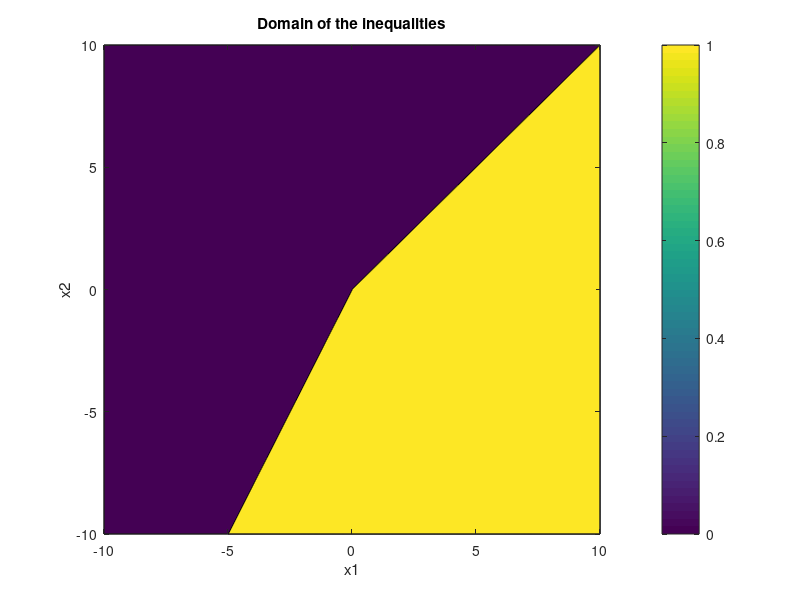

The MATLAB source for this figure:
close all; clear; clc;

% Define the inequalities g_i(x) in terms of x(1) and x(2)
% Example: For g1(x) = x(1) - 2*x(2) <= 0
g{1} = @(x) - 2*x(1) + x(2);
g{2} = @(x) - x(1) + x(2);
%g{3} = @(x) -x(1);
% Define additional inequalities if needed
% For example:
% g{2} = @(x) x(1) + x(2) - 3 <= 0;

% Define the range of x1 and x2
x1 = linspace(-10, 10, 1000); % Adjust the range as needed
x2 = linspace(-10, 10, 1000); % Adjust the range as needed

% Generate grid of points
[X1, X2] = meshgrid(x1, x2);
[n, m] = size(X1);

% Evaluate inequalities at each point on the grid
domain = ones(n, m);
for k = 1:numel(g)
    for i = 1:n
        for j = 1:m
            x = [X1(i, j); X2(i, j)];
            if g{k}(x) > 0
                domain(i, j) = 0; % Point does not satisfy this inequality
            end
        end
    end
end

% IN GIALLO IL DOMINIO
% Plot the domain
figure;
contourf(X1, X2, domain, [0, 1]); % Plotting the domain as a filled contour
xlabel('x1');
ylabel('x2');
title('Domain of the inequalities');
colorbar;
